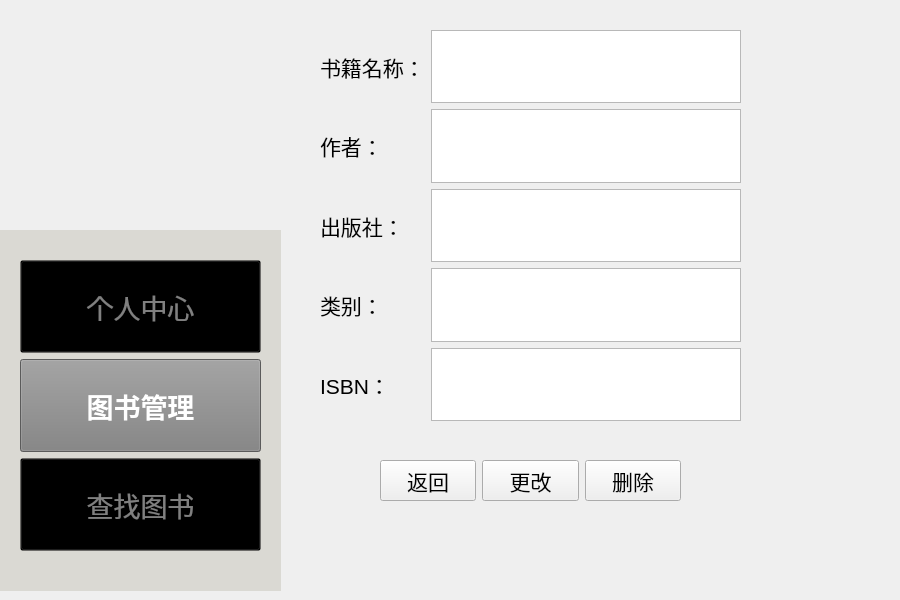
<?xml version="1.0" encoding="UTF-8"?>
<ui version="4.0">
 <class>changebook</class>
 <widget class="QWidget" name="changebook">
  <property name="geometry">
   <rect>
    <x>0</x>
    <y>0</y>
    <width>900</width>
    <height>600</height>
   </rect>
  </property>
  <property name="windowTitle">
   <string>Form</string>
  </property>
  <widget class="QWidget" name="horizontalLayoutWidget">
   <property name="geometry">
    <rect>
     <x>380</x>
     <y>460</y>
     <width>301</width>
     <height>41</height>
    </rect>
   </property>
   <layout class="QHBoxLayout" name="horizontalLayout_2">
    <item>
     <widget class="QPushButton" name="back_button">
      <property name="sizePolicy">
       <sizepolicy hsizetype="Minimum" vsizetype="Expanding">
        <horstretch>0</horstretch>
        <verstretch>0</verstretch>
       </sizepolicy>
      </property>
      <property name="font">
       <font>
        <pointsize>16</pointsize>
       </font>
      </property>
      <property name="text">
       <string>返回</string>
      </property>
     </widget>
    </item>
    <item>
     <widget class="QPushButton" name="change_button">
      <property name="sizePolicy">
       <sizepolicy hsizetype="Ignored" vsizetype="Expanding">
        <horstretch>0</horstretch>
        <verstretch>0</verstretch>
       </sizepolicy>
      </property>
      <property name="font">
       <font>
        <pointsize>16</pointsize>
       </font>
      </property>
      <property name="text">
       <string>更改</string>
      </property>
     </widget>
    </item>
    <item>
     <widget class="QPushButton" name="None_button">
      <property name="sizePolicy">
       <sizepolicy hsizetype="Ignored" vsizetype="Ignored">
        <horstretch>0</horstretch>
        <verstretch>0</verstretch>
       </sizepolicy>
      </property>
      <property name="font">
       <font>
        <pointsize>16</pointsize>
       </font>
      </property>
      <property name="text">
       <string>删除</string>
      </property>
     </widget>
    </item>
   </layout>
  </widget>
  <widget class="QWidget" name="verticalLayoutWidget">
   <property name="geometry">
    <rect>
     <x>0</x>
     <y>230</y>
     <width>281</width>
     <height>361</height>
    </rect>
   </property>
   <layout class="QVBoxLayout" name="mode">
    <item>
     <widget class="QFrame" name="frame">
      <property name="enabled">
       <bool>true</bool>
      </property>
      <property name="acceptDrops">
       <bool>false</bool>
      </property>
      <property name="autoFillBackground">
       <bool>false</bool>
      </property>
      <property name="styleSheet">
       <string notr="true">QFrame {
    background-color: rgb(218,217,211); 
}
</string>
      </property>
      <property name="frameShape">
       <enum>QFrame::Shape::NoFrame</enum>
      </property>
      <property name="frameShadow">
       <enum>QFrame::Shadow::Plain</enum>
      </property>
      <widget class="QWidget" name="verticalLayoutWidget_2">
       <property name="geometry">
        <rect>
         <x>20</x>
         <y>30</y>
         <width>241</width>
         <height>291</height>
        </rect>
       </property>
       <layout class="QVBoxLayout" name="verticalLayout_2">
        <item>
         <widget class="QPushButton" name="PersonalMode_Button">
          <property name="enabled">
           <bool>true</bool>
          </property>
          <property name="sizePolicy">
           <sizepolicy hsizetype="Expanding" vsizetype="Expanding">
            <horstretch>0</horstretch>
            <verstretch>0</verstretch>
           </sizepolicy>
          </property>
          <property name="font">
           <font>
            <pointsize>20</pointsize>
            <bold>false</bold>
           </font>
          </property>
          <property name="focusPolicy">
           <enum>Qt::FocusPolicy::ClickFocus</enum>
          </property>
          <property name="layoutDirection">
           <enum>Qt::LayoutDirection::LeftToRight</enum>
          </property>
          <property name="autoFillBackground">
           <bool>false</bool>
          </property>
          <property name="styleSheet">
           <string notr="true">QPushButton {
    background-color: transparent;
    color: grey;
}
</string>
          </property>
          <property name="text">
           <string>个人中心</string>
          </property>
         </widget>
        </item>
        <item>
         <widget class="QPushButton" name="BookMode_Button">
          <property name="enabled">
           <bool>true</bool>
          </property>
          <property name="sizePolicy">
           <sizepolicy hsizetype="Expanding" vsizetype="Expanding">
            <horstretch>0</horstretch>
            <verstretch>0</verstretch>
           </sizepolicy>
          </property>
          <property name="palette">
           <palette>
            <active>
             <colorrole role="WindowText">
              <brush brushstyle="SolidPattern">
               <color alpha="255">
                <red>128</red>
                <green>128</green>
                <blue>128</blue>
               </color>
              </brush>
             </colorrole>
             <colorrole role="Button">
              <brush brushstyle="SolidPattern">
               <color alpha="255">
                <red>128</red>
                <green>128</green>
                <blue>128</blue>
               </color>
              </brush>
             </colorrole>
             <colorrole role="Text">
              <brush brushstyle="SolidPattern">
               <color alpha="255">
                <red>128</red>
                <green>128</green>
                <blue>128</blue>
               </color>
              </brush>
             </colorrole>
             <colorrole role="ButtonText">
              <brush brushstyle="SolidPattern">
               <color alpha="255">
                <red>128</red>
                <green>128</green>
                <blue>128</blue>
               </color>
              </brush>
             </colorrole>
             <colorrole role="Base">
              <brush brushstyle="SolidPattern">
               <color alpha="255">
                <red>128</red>
                <green>128</green>
                <blue>128</blue>
               </color>
              </brush>
             </colorrole>
             <colorrole role="Window">
              <brush brushstyle="SolidPattern">
               <color alpha="255">
                <red>128</red>
                <green>128</green>
                <blue>128</blue>
               </color>
              </brush>
             </colorrole>
             <colorrole role="PlaceholderText">
              <brush brushstyle="SolidPattern">
               <color alpha="128">
                <red>128</red>
                <green>128</green>
                <blue>128</blue>
               </color>
              </brush>
             </colorrole>
            </active>
            <inactive>
             <colorrole role="WindowText">
              <brush brushstyle="SolidPattern">
               <color alpha="255">
                <red>128</red>
                <green>128</green>
                <blue>128</blue>
               </color>
              </brush>
             </colorrole>
             <colorrole role="Button">
              <brush brushstyle="SolidPattern">
               <color alpha="255">
                <red>128</red>
                <green>128</green>
                <blue>128</blue>
               </color>
              </brush>
             </colorrole>
             <colorrole role="Text">
              <brush brushstyle="SolidPattern">
               <color alpha="255">
                <red>128</red>
                <green>128</green>
                <blue>128</blue>
               </color>
              </brush>
             </colorrole>
             <colorrole role="ButtonText">
              <brush brushstyle="SolidPattern">
               <color alpha="255">
                <red>128</red>
                <green>128</green>
                <blue>128</blue>
               </color>
              </brush>
             </colorrole>
             <colorrole role="Base">
              <brush brushstyle="SolidPattern">
               <color alpha="255">
                <red>128</red>
                <green>128</green>
                <blue>128</blue>
               </color>
              </brush>
             </colorrole>
             <colorrole role="Window">
              <brush brushstyle="SolidPattern">
               <color alpha="255">
                <red>128</red>
                <green>128</green>
                <blue>128</blue>
               </color>
              </brush>
             </colorrole>
             <colorrole role="PlaceholderText">
              <brush brushstyle="SolidPattern">
               <color alpha="128">
                <red>128</red>
                <green>128</green>
                <blue>128</blue>
               </color>
              </brush>
             </colorrole>
            </inactive>
            <disabled>
             <colorrole role="WindowText">
              <brush brushstyle="SolidPattern">
               <color alpha="255">
                <red>128</red>
                <green>128</green>
                <blue>128</blue>
               </color>
              </brush>
             </colorrole>
             <colorrole role="Button">
              <brush brushstyle="SolidPattern">
               <color alpha="255">
                <red>128</red>
                <green>128</green>
                <blue>128</blue>
               </color>
              </brush>
             </colorrole>
             <colorrole role="Text">
              <brush brushstyle="SolidPattern">
               <color alpha="255">
                <red>128</red>
                <green>128</green>
                <blue>128</blue>
               </color>
              </brush>
             </colorrole>
             <colorrole role="ButtonText">
              <brush brushstyle="SolidPattern">
               <color alpha="255">
                <red>128</red>
                <green>128</green>
                <blue>128</blue>
               </color>
              </brush>
             </colorrole>
             <colorrole role="Base">
              <brush brushstyle="SolidPattern">
               <color alpha="255">
                <red>128</red>
                <green>128</green>
                <blue>128</blue>
               </color>
              </brush>
             </colorrole>
             <colorrole role="Window">
              <brush brushstyle="SolidPattern">
               <color alpha="255">
                <red>128</red>
                <green>128</green>
                <blue>128</blue>
               </color>
              </brush>
             </colorrole>
             <colorrole role="PlaceholderText">
              <brush brushstyle="SolidPattern">
               <color alpha="128">
                <red>128</red>
                <green>128</green>
                <blue>128</blue>
               </color>
              </brush>
             </colorrole>
            </disabled>
           </palette>
          </property>
          <property name="font">
           <font>
            <pointsize>20</pointsize>
            <bold>true</bold>
           </font>
          </property>
          <property name="mouseTracking">
           <bool>false</bool>
          </property>
          <property name="acceptDrops">
           <bool>false</bool>
          </property>
          <property name="layoutDirection">
           <enum>Qt::LayoutDirection::LeftToRight</enum>
          </property>
          <property name="autoFillBackground">
           <bool>false</bool>
          </property>
          <property name="styleSheet">
           <string notr="true">QPushButton {
    background-color: gray;
    color: white;
}</string>
          </property>
          <property name="text">
           <string>图书管理</string>
          </property>
         </widget>
        </item>
        <item>
         <widget class="QPushButton" name="FindBookMode_Button">
          <property name="sizePolicy">
           <sizepolicy hsizetype="Expanding" vsizetype="Expanding">
            <horstretch>0</horstretch>
            <verstretch>0</verstretch>
           </sizepolicy>
          </property>
          <property name="font">
           <font>
            <pointsize>20</pointsize>
            <bold>false</bold>
           </font>
          </property>
          <property name="layoutDirection">
           <enum>Qt::LayoutDirection::LeftToRight</enum>
          </property>
          <property name="autoFillBackground">
           <bool>false</bool>
          </property>
          <property name="styleSheet">
           <string notr="true">QPushButton {
    background-color: transparent;
    color: grey;
}
</string>
          </property>
          <property name="text">
           <string>查找图书</string>
          </property>
         </widget>
        </item>
       </layout>
       <zorder>BookMode_Button</zorder>
       <zorder>FindBookMode_Button</zorder>
       <zorder>PersonalMode_Button</zorder>
      </widget>
     </widget>
    </item>
   </layout>
  </widget>
  <widget class="QWidget" name="verticalLayoutWidget_3">
   <property name="geometry">
    <rect>
     <x>320</x>
     <y>30</y>
     <width>421</width>
     <height>391</height>
    </rect>
   </property>
   <layout class="QVBoxLayout" name="inputmode">
    <item>
     <layout class="QHBoxLayout" name="horizontalLayout">
      <item>
       <layout class="QVBoxLayout" name="verticalLayout_3">
        <item>
         <widget class="QLabel" name="label">
          <property name="font">
           <font>
            <pointsize>16</pointsize>
           </font>
          </property>
          <property name="text">
           <string>书籍名称：</string>
          </property>
         </widget>
        </item>
        <item>
         <widget class="QLabel" name="label_2">
          <property name="font">
           <font>
            <pointsize>16</pointsize>
           </font>
          </property>
          <property name="text">
           <string>作者：</string>
          </property>
         </widget>
        </item>
        <item>
         <widget class="QLabel" name="label_3">
          <property name="font">
           <font>
            <pointsize>16</pointsize>
           </font>
          </property>
          <property name="text">
           <string>出版社：</string>
          </property>
         </widget>
        </item>
        <item>
         <widget class="QLabel" name="label_5">
          <property name="font">
           <font>
            <pointsize>16</pointsize>
           </font>
          </property>
          <property name="text">
           <string>类别：</string>
          </property>
         </widget>
        </item>
        <item>
         <widget class="QLabel" name="label_4">
          <property name="font">
           <font>
            <pointsize>16</pointsize>
           </font>
          </property>
          <property name="text">
           <string>ISBN：</string>
          </property>
         </widget>
        </item>
       </layout>
      </item>
      <item>
       <layout class="QVBoxLayout" name="verticalLayout_4">
        <item>
         <widget class="QTextEdit" name="Book_Name_input"/>
        </item>
        <item>
         <widget class="QTextEdit" name="Author_Name_input"/>
        </item>
        <item>
         <widget class="QTextEdit" name="Press_Name_input"/>
        </item>
        <item>
         <widget class="QTextEdit" name="Type_Name_input"/>
        </item>
        <item>
         <widget class="QTextEdit" name="ISBN_Name_input"/>
        </item>
       </layout>
      </item>
     </layout>
    </item>
   </layout>
  </widget>
  <widget class="QLabel" name="logo">
   <property name="enabled">
    <bool>true</bool>
   </property>
   <property name="geometry">
    <rect>
     <x>0</x>
     <y>0</y>
     <width>281</width>
     <height>271</height>
    </rect>
   </property>
   <property name="styleSheet">
    <string notr="true">QLabel {
    background-color: transparent;
}
</string>
   </property>
   <property name="frameShape">
    <enum>QFrame::Shape::NoFrame</enum>
   </property>
   <property name="frameShadow">
    <enum>QFrame::Shadow::Plain</enum>
   </property>
   <property name="text">
    <string/>
   </property>
   <property name="pixmap">
    <pixmap resource="Logo.qrc">:/image/Logo.png</pixmap>
   </property>
   <property name="scaledContents">
    <bool>true</bool>
   </property>
   <property name="wordWrap">
    <bool>false</bool>
   </property>
   <property name="openExternalLinks">
    <bool>false</bool>
   </property>
   <property name="textInteractionFlags">
    <set>Qt::TextInteractionFlag::LinksAccessibleByMouse</set>
   </property>
  </widget>
  <zorder>logo</zorder>
  <zorder>horizontalLayoutWidget</zorder>
  <zorder>verticalLayoutWidget</zorder>
  <zorder>verticalLayoutWidget_3</zorder>
 </widget>
 <resources>
  <include location="Logo.qrc"/>
 </resources>
 <connections/>
</ui>
